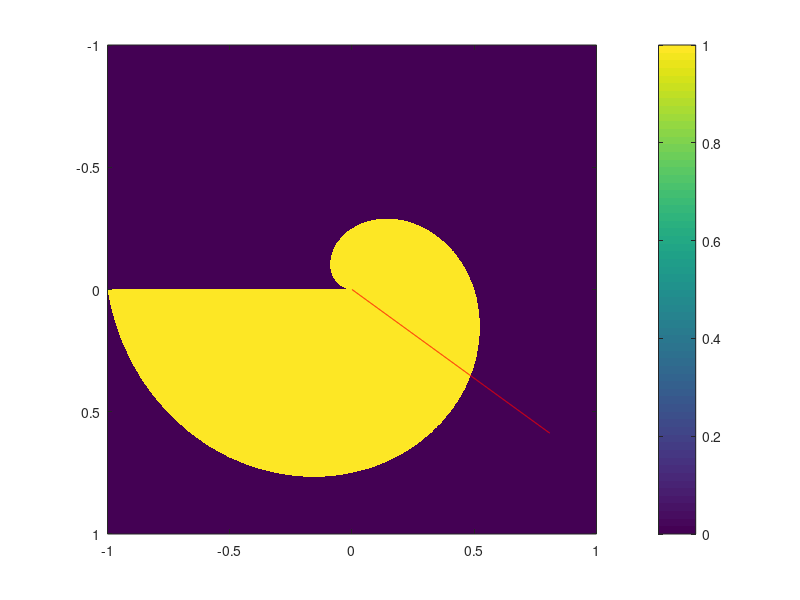

Source code (MATLAB): (Note: this script raises an error after producing the figure.)
clear all;

im.x = -1:0.001:1;
im.y = im.x;
[im.xx im.yy] = meshgrid(im.x,im.y);
[im.tth im.rr] = cart2pol(im.xx, im.yy);

im.I = double(im.rr < (im.tth + pi) / (2*pi));

rs_slice = 0:0.001:1;
theta_slice = 2*pi*0.1;
thetas_slice = theta_slice * ones(size(rs_slice));
[xs_slice ys_slice] = pol2cart(thetas_slice, rs_slice);


figure(1); 
imagesc(im.x, im.y, im.I); axis image; colorbar; hold on;
plot(xs_slice, ys_slice, 'r');
hold off;

figure(2)

slice = radial_cross_section(im, rs_slice, theta_slice);

plot(rs_slice, slice);